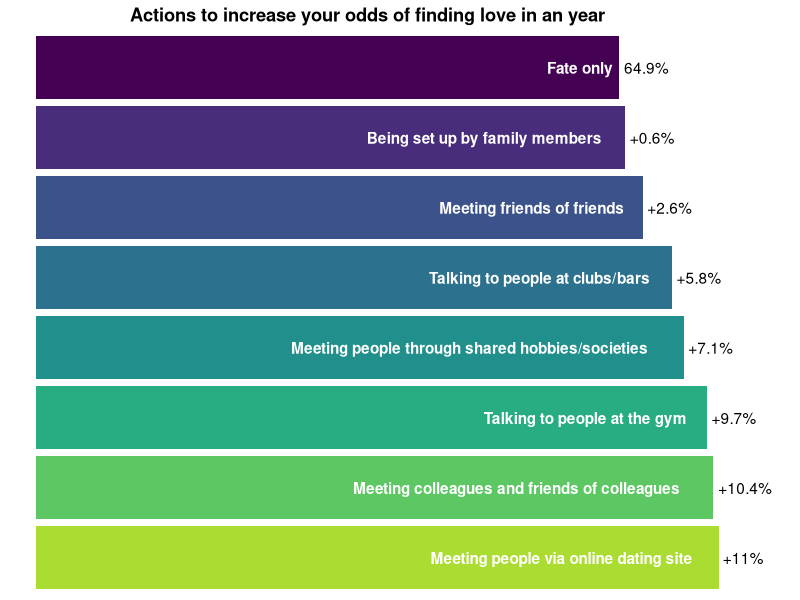

This figure's R source:
library(dplyr)
library(magrittr)
library(ggplot2)

# ---- Create color palette ----

# Simona corporate colors
simona_colors <- c(
  `juneberry`   = "#854158",
  `purewhite`  = "#edece6",
  `erospink`   = "#c84f68",
  `gambolgold` = "#e1b047",
  `oceanside`   = "#015a6b",
  `rockcandy`  = "#dee1df",
  `auric`       = "#c48919",
  `aquarium`    = "#3aa9ae",
  `caviar`      = "#313031")

# Function to extract simona colors as hex codes
#' @param ... Character names of drsimonj_colors 
simona_cols <- function(...) {
  cols <- c(...)
  if (is.null(cols))
    return (simona_colors)
  simona_colors[cols]
}

# Combine colors into palettes 
simona_palettes <- list(
  `main`  = simona_cols("juneberry", "aquarium", "gambolgold", "rockcandy", "erospink", "oceanside", "auric")
)

# Return function to interpolate a drsimonj color palette
#' @param palette Character name of palette in drsimonj_palettes
#' @param reverse Boolean indicating whether the palette should be reversed
#' @param ... Additional arguments to pass to colorRampPalette()
simona_pal <- function(palette = "main", reverse = FALSE, ...) {
  pal <- simona_palettes[[palette]]
  
  if (reverse) pal <- rev(pal)
  
  colorRampPalette(pal, ...)
}
simona_pal("main")(10)

# Color scale constructor for drsimonj colors
#' @param palette Character name of palette in drsimonj_palettes
#' @param discrete Boolean indicating whether color aesthetic is discrete or not
#' @param reverse Boolean indicating whether the palette should be reversed
#' @param ... Additional arguments passed to discrete_scale() or
#'            scale_color_gradientn(), used respectively when discrete is TRUE or FALSE
scale_color_simona <- function(palette = "main", discrete = TRUE, reverse = FALSE, ...) {
  pal <- simona_pal(palette = palette, reverse = reverse)
  
  if (discrete) {
    discrete_scale("colour", paste0("simona_", palette), palette = pal, ...)
  } else {
    scale_color_gradientn(colours = pal(256), ...)
  }
}

# Fill scale constructor for drsimonj colors
#' @param palette Character name of palette in drsimonj_palettes
#' @param discrete Boolean indicating whether color aesthetic is discrete or not
#' @param reverse Boolean indicating whether the palette should be reversed
#' @param ... Additional arguments passed to discrete_scale() or
#'            scale_fill_gradientn(), used respectively when discrete is TRUE or FALSE
scale_fill_simona <- function(palette = "main", discrete = TRUE, reverse = FALSE, ...) {
  pal <- simona_pal(palette = palette, reverse = reverse)
  
  if (discrete) {
    discrete_scale("fill", paste0("simona_", palette), palette = pal, ...)
  } else {
    scale_fill_gradientn(colours = pal(256), ...)
  }
}



# ---- First chart ----
# Label the odds in chart
label.odds <- c("Meeting people via online dating site"
                ,"Meeting colleagues and friends of colleagues"
                ,"Talking to people at the gym"
                ,"Meeting people through shared hobbies/societies"
                ,"Talking to people at clubs/bars"
                ,"Meeting friends of friends"
                ,"Being set up by family members"
                ,"Fate only"
                )

# Standard fate odd
odds <- 1/562 * 365

# Increased odds by action undertaken
all.odds <- c(odds * 1.17
              , odds * 1.16
              , odds * 1.15
              , odds * 1.11
              , odds * 1.09
              , odds * 1.04
              , odds * 1.01
              , odds) %>%
  set_names( label.odds )

# Numeric labels for odds
label_num.odds <- c(paste0("+", 100 * round(all.odds[-8] - odds, digits = 3)), round(100 * odds, digits = 1)) %>% paste0("%")
x.val <- 1:length( all.odds )
data.df <- data.frame( as.factor(x.val), all.odds, label.odds ) %>%
  set_names( c("x", "odds", "label") )

# Create chart
ggplot(data = data.df, aes(x = x, y = odds, fill = x)) + 
  geom_bar(stat = "identity", show.legend = FALSE) +
  # scale_fill_viridis_d(direction = -1, alpha = 0.95, option = "D") +
  scale_fill_manual(values = viridis::viridis(9)[-9] %>% rev(), aesthetics = "fill") + 
  coord_flip() +
  ggtitle("Actions to increase your odds of finding love in an year") + 
  geom_text( aes( label = label.odds ), colour = "white", hjust = 1.1, fontface = "bold") + 
  geom_text( aes ( label = label_num.odds ), hjust = -0.1) +
  theme_void() +
  scale_y_continuous(name = "Odds of finding love in 365 days", limits = c(0, 0.81)) +
  theme(plot.title = element_text(hjust = 0.4, face = "bold"))
   




# Configure Theme
# kobe_theme <- function() {
#   theme(
#     plot.background = element_rect(fill = "#E2E2E3", colour = "#E2E2E3"),
#     panel.background = element_rect(fill = "#E2E2E3"),
#     panel.background = element_rect(fill = "white"),
#     axis.text = element_text(colour = "#E7A922", family = "Impact"),
#     plot.title = element_text(colour = "#552683", face = "bold", size = 18, vjust = 1, family = "Impact"),
#     axis.title = element_text(colour = "#552683", face = "bold", size = 13, family = "Impact"),
#     panel.grid.major.x = element_line(colour = "#E7A922"),
#     panel.grid.minor.x = element_blank(),
#     panel.grid.major.y = element_blank(),
#     panel.grid.minor.y = element_blank(),
#     strip.text = element_text(family = "Impact", colour = "white"),
#     strip.background = element_rect(fill = "#E7A922"),
#     axis.ticks = element_line(colour = "#E7A922")
#   )
# }

